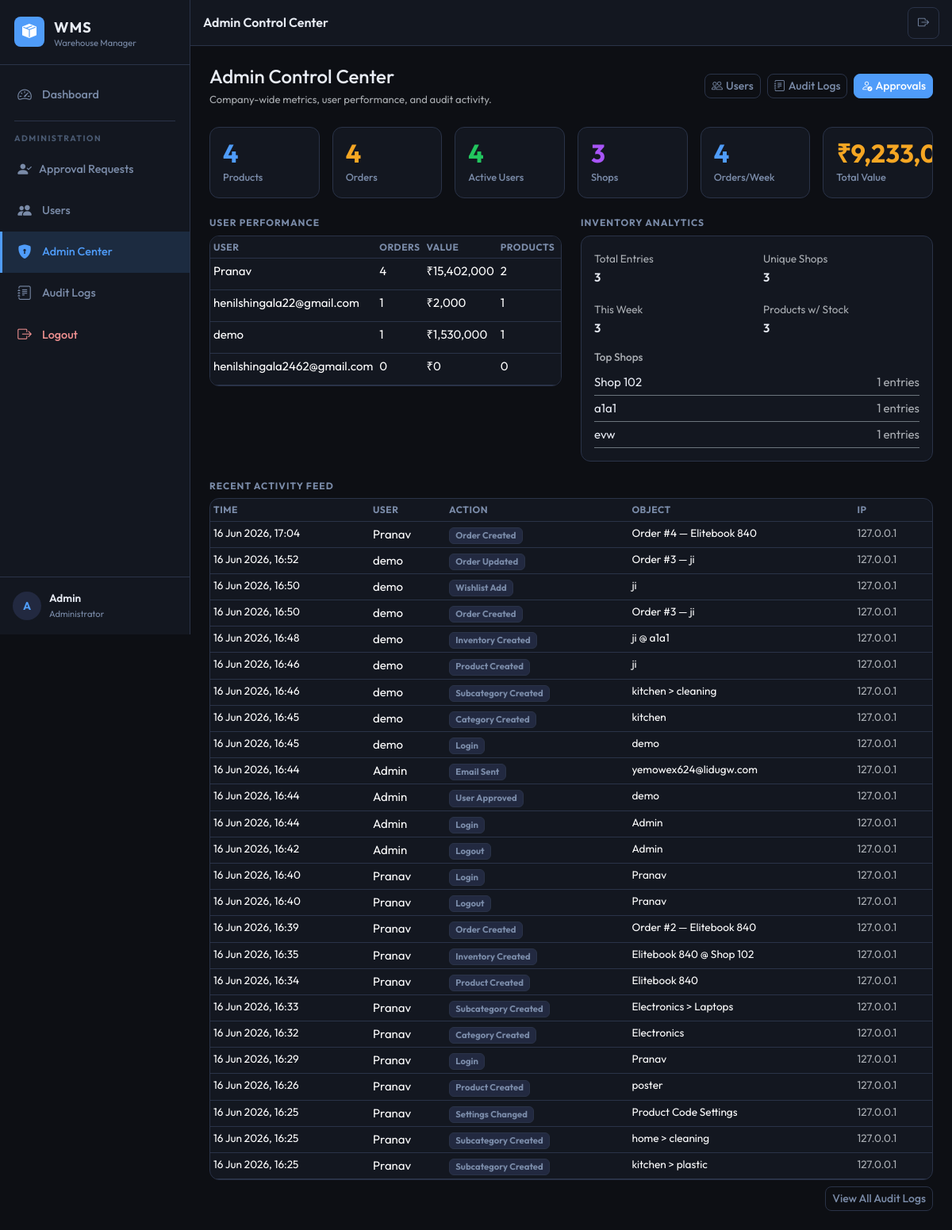
/admin-control/ (signed in), run on the app's committed database.
### aps/models.py (models this page shows, shortened)
class AuditLog(models.Model):
    ACTION_LOGIN = 'login'
    ACTION_LOGOUT = 'logout'
    ACTION_USER_APPROVED = 'user_approved'
    ACTION_USER_REJECTED = 'user_rejected'
    ACTION_USER_DEACTIVATED = 'user_deactivated'
    ACTION_USER_ACTIVATED = 'user_activated'
    ACTION_PRODUCT_CREATED = 'product_created'
    ACTION_PRODUCT_UPDATED = 'product_updated'
    ACTION_PRODUCT_DELETED = 'product_deleted'
    ACTION_PRODUCT_RESTORED = 'product_restored'
    ACTION_PRODUCT_PERMANENT_DELETE = 'product_permanent_delete'
    ACTION_INVENTORY_CREATED = 'inventory_created'
    ACTION_INVENTORY_UPDATED = 'inventory_updated'
    ACTION_INVENTORY_DELETED = 'inventory_deleted'
    ACTION_LOCATION_CHANGED = 'location_changed'
    ACTION_ORDER_CREATED = 'order_created'
    ACTION_ORDER_UPDATED = 'order_updated'
    ACTION_ORDER_DELETED = 'order_deleted'
    ACTION_EXPORT = 'export'
    ACTION_SETTINGS_CHANGED = 'settings_changed'
    ACTION_CATEGORY_CREATED = 'category_created'
    ACTION_SUBCATEGORY_CREATED = 'subcategory_created'
    ACTION_WISHLIST_ADD = 'wishlist_add'
    ACTION_WISHLIST_REMOVE = 'wishlist_remove'
    ACTION_PERMISSION_CHANGED = 'permission_changed'
    ACTION_EMAIL_SENT = 'email_sent'
    ACTION_EMAIL_FAILED = 'email_failed'
    ACTION_CHOICES = [
        (ACTION_LOGIN, 'Login'),
        (ACTION_LOGOUT, 'Logout'),
        (ACTION_USER_APPROVED, 'User Approved'),
        (ACTION_USER_REJECTED, 'User Rejected'),
        (ACTION_USER_DEACTIVATED, 'User Deactivated'),
        (ACTION_USER_ACTIVATED, 'User Activated'),
        (ACTION_PRODUCT_CREATED, 'Product Created'),
        (ACTION_PRODUCT_UPDATED, 'Product Updated'),
        (ACTION_PRODUCT_DELETED, 'Product Deleted'),
        (ACTION_PRODUCT_RESTORED, 'Product Restored'),
        (ACTION_PRODUCT_PERMANENT_DELETE, 'Product Permanently Deleted'),
        (ACTION_INVENTORY_CREATED, 'Inventory Created'),
        (ACTION_INVENTORY_UPDATED, 'Inventory Updated'),
        (ACTION_INVENTORY_DELETED, 'Inventory Deleted'),
        (ACTION_LOCATION_CHANGED, 'Location Changed'),
        (ACTION_ORDER_CREATED, 'Order Created'),
        (ACTION_ORDER_UPDATED, 'Order Updated'),
        (ACTION_ORDER_DELETED, 'Order Deleted'),
        (ACTION_EXPORT, 'Data Export'),
        (ACTION_SETTINGS_CHANGED, 'Settings Changed'),
        (ACTION_CATEGORY_CREATED, 'Category Created'),
        (ACTION_SUBCATEGORY_CREATED, 'Subcategory Created'),
        (ACTION_WISHLIST_ADD, 'Wishlist Add'),
        (ACTION_WISHLIST_REMOVE, 'Wishlist Remove'),
        (ACTION_PERMISSION_CHANGED, 'Permission Changed'),
        (ACTION_EMAIL_SENT, 'Email Sent'),
        (ACTION_EMAIL_FAILED, 'Email Failed'),
    ]
    user = models.ForeignKey(
        User,
        on_delete=models.SET_NULL,
        null=True, blank=True,
        related_name='audit_logs',
        help_text='User who performed the action.',
    )
    action = models.CharField(max_length=40, choices=ACTION_CHOICES, db_index=True)
    object_type = models.CharField(max_length=50, blank=True, db_index=True)
    object_id = models.PositiveIntegerField(null=True, blank=True, db_index=True)
    object_repr = models.CharField(max_length=255, blank=True)
    details = models.TextField(blank=True, help_text='JSON or text details of the change.')
    ip_address = models.GenericIPAddressField(null=True, blank=True)
    user_agent = models.CharField(max_length=500, blank=True)
    created_at = models.DateTimeField(auto_now_add=True, db_index=True)
    class Meta:
        ordering = ['-created_at']
        verbose_name = 'Audit Log'
        verbose_name_plural = 'Audit Logs'
        indexes = [
            models.Index(fields=['action', '-created_at'], name='idx_audit_action_date'),
            models.Index(fields=['user', '-created_at'], name='idx_audit_user_date'),
            models.Index(fields=['object_type', 'object_id'], name='idx_audit_object'),
        ]

### aps/views/admin_control.py (the view)
# urls.py: path('admin-control/', views.admin_control_center, name='admin_control'),
@admin_required
def admin_control_center(request):
    stats = DashboardService.company_stats(request.user)
    user_performance = AnalyticsService.user_performance()
    order_analytics = AnalyticsService.order_analytics()
    inventory_analytics = AnalyticsService.inventory_analytics()
    activity_feed = AnalyticsService.activity_feed(limit=25)
    return render(request, 'aps/admin_control_center.html', {
        'page_title': 'Admin Control Center',
        'active_menu': 'admin_control',
        **stats,
        'user_performance': user_performance,
        'order_analytics': order_analytics,
        'inventory_analytics': inventory_analytics,
        'activity_feed': activity_feed,
    })

### aps/permissions.py (called while the page is built)
def is_administrator(user):
    return user.is_authenticated and user.is_active and (
        user.is_staff or user.is_superuser
    )

def can_export(user):
    if is_administrator(user):
        return True
    profile = get_user_profile(user)
    return profile and profile.can_export

def can_manage_settings(user):
    if is_administrator(user):
        return True
    profile = get_user_profile(user)
    return profile and profile.can_manage_settings

def can_delete_products(user):
    if is_administrator(user):
        return True
    profile = get_user_profile(user)
    return profile and profile.can_delete_products

def admin_required(view_func):
    check = user_passes_test(
        lambda u: is_administrator(u),
        login_url='/login/',
    )
    return login_required(check(view_func))

### aps/services/analytics.py (called while the page is built)
    @staticmethod
    def user_performance(limit=20):
        users = User.objects.filter(is_active=True, is_superuser=False).annotate(
            order_count=Count('orders'),
            total_value=Sum('orders__total_amount'),
            product_count=Count('products_created', distinct=True),
            inventory_count=Count('inventory_created', distinct=True),
        ).order_by('-order_count')[:limit]
        return [
            {
                'user': u,
                'order_count': u.order_count or 0,
                'total_value': u.total_value or 0,
                'product_count': u.product_count or 0,
                'inventory_count': u.inventory_count or 0,
            }
            for u in users
        ]

    @staticmethod
    def order_analytics(days=30):
        since = timezone.now() - timedelta(days=days)
        daily = (
            Order.objects.filter(created_at__gte=since)
            .annotate(day=TruncDate('created_at'))
            .values('day')
            .annotate(count=Count('id'), value=Sum('total_amount'))
            .order_by('day')
        )
        totals = Order.objects.filter(created_at__gte=since).aggregate(
            count=Count('id'),
            value=Sum('total_amount'),
            avg_value=Sum('total_amount'),
        )
        return {
            'daily': list(daily),
            'total_orders': totals['count'] or 0,
            'total_value': totals['value'] or 0,
        }

    @staticmethod
    def activity_feed(limit=50):
        return AuditLog.objects.select_related('user').order_by('-created_at')[:limit]

### aps/templates/aps/admin_control_center.html
{% extends 'aps/base.html' %}
{% load aps_tags %}
{% block content %}
<div class="d-flex align-items-center justify-content-between mb-4 flex-wrap gap-2">
  <div>
    <h4 class="fw-700 mb-1">Admin Control Center</h4>
    <p class="text-muted small mb-0">Company-wide metrics, user performance, and audit activity.</p>
  </div>
  <div class="d-flex gap-2 flex-wrap">
    <a href="{% url 'admin_users' %}" class="btn btn-outline-secondary btn-sm"><i class="bi bi-people me-1"></i>Users</a>
    <a href="{% url 'admin_audit_logs' %}" class="btn btn-outline-secondary btn-sm"><i class="bi bi-journal-text me-1"></i>Audit Logs</a>
    <a href="{% url 'approval_requests' %}" class="btn btn-primary btn-sm"><i class="bi bi-person-check me-1"></i>Approvals{% if pending_users %} ({{ pending_users }}){% endif %}</a>
  </div>
</div>
<div class="row g-3 mb-4">
  <div class="col-6 col-md-4 col-lg-2">
    <div class="stat-card stat-blue"><div class="stat-value">{{ total_products }}</div><div class="stat-label">Products</div></div>
  </div>
  <div class="col-6 col-md-4 col-lg-2">
    <div class="stat-card stat-amber"><div class="stat-value">{{ total_orders }}</div><div class="stat-label">Orders</div></div>
  </div>
  <div class="col-6 col-md-4 col-lg-2">
    <div class="stat-card stat-green"><div class="stat-value">{{ active_users }}</div><div class="stat-label">Active Users</div></div>
  </div>
  <div class="col-6 col-md-4 col-lg-2">
    <div class="stat-card stat-purple"><div class="stat-value">{{ total_inventory }}</div><div class="stat-label">Shops</div></div>
  </div>
  <div class="col-6 col-md-4 col-lg-2">
    <div class="stat-card stat-blue"><div class="stat-value">{{ orders_this_week }}</div><div class="stat-label">Orders/Week</div></div>
  </div>
  <div class="col-6 col-md-4 col-lg-2">
    <div class="stat-card stat-amber"><div class="stat-value">{{ total_order_value|currency }}</div><div class="stat-label">Total Value</div></div>
  </div>
</div>
<div class="row g-4">
  <div class="col-12 col-xl-6">
    <h6 class="section-label">User Performance</h6>
    <div class="data-table-wrap">
      <table class="table table-dark table-hover table-sm mb-0">
        <thead>
          <tr>
            <th>User</th>
            <th>Orders</th>
            <th>Value</th>
            <th>Products</th>
            <th></th>
          </tr>
        </thead>
        <tbody>
          {% for perf in user_performance %}
          <tr>
            <td>{{ perf.user.username }}</td>
            <td>{{ perf.order_count }}</td>
            <td>{{ perf.total_value|currency }}</td>
            <td>{{ perf.product_count }}</td>
            <td><a href="{% url 'admin_user_detail' perf.user.pk %}" class="btn btn-xs btn-outline-secondary btn-sm">View</a></td>
          </tr>
          {% empty %}
          <tr><td colspan="5" class="text-muted">No user activity yet.</td></tr>
          {% endfor %}
        </tbody>
      </table>
    </div>
  </div>
  <div class="col-12 col-xl-6">
    <h6 class="section-label">Inventory Analytics</h6>
    <div class="content-card p-3">
      <div class="row g-3 mb-3">
        <div class="col-6"><span class="text-muted text-sm">Total Entries</span><div class="fw-600">{{ inventory_analytics.total_entries }}</div></div>
        <div class="col-6"><span class="text-muted text-sm">Unique Shops</span><div class="fw-600">{{ inventory_analytics.unique_locations }}</div></div>
        <div class="col-6"><span class="text-muted text-sm">This Week</span><div class="fw-600">{{ inventory_analytics.entries_this_week }}</div></div>
        <div class="col-6"><span class="text-muted text-sm">Products w/ Stock</span><div class="fw-600">{{ inventory_analytics.products_with_inventory }}</div></div>
      </div>
      {% if inventory_analytics.by_location %}
      <h6 class="text-sm text-muted mb-2">Top Shops</h6>
      <ul class="list-unstyled mb-0">
        {% for loc in inventory_analytics.by_location|slice:":8" %}
        <li class="d-flex justify-content-between py-1 border-bottom border-secondary">
          <span>{{ loc.location_number|default:"—" }}</span>
          <span class="text-muted">{{ loc.count }} entries</span>
        </li>
        {% endfor %}
      </ul>
      {% endif %}
    </div>
  </div>
  <div class="col-12">
    <h6 class="section-label">Recent Activity Feed</h6>
    <div class="data-table-wrap">
      <table class="table table-dark table-hover table-sm mb-0">
        <thead>
          <tr>
            <th>Time</th>
            <th>User</th>
            <th>Action</th>
            <th>Object</th>
            <th>IP</th>
          </tr>
        </thead>
        <tbody>
          {% for log in activity_feed %}
          <tr>
            <td class="text-nowrap text-sm">{{ log.created_at|date:"d M Y, H:i" }}</td>
            <td>{{ log.user.username|default:"—" }}</td>
            <td><span class="badge bg-secondary">{{ log.get_action_display }}</span></td>
            <td class="text-sm">{{ log.object_repr|truncatechars:40 }}</td>
            <td class="text-muted text-sm">{{ log.ip_address|default:"—" }}</td>
          </tr>
          {% empty %}
          <tr><td colspan="5" class="text-muted">No activity recorded yet.</td></tr>
          {% endfor %}
        </tbody>
      </table>
    </div>
    <div class="mt-2 text-end">
      <a href="{% url 'admin_audit_logs' %}" class="btn btn-sm btn-outline-secondary">View All Audit Logs</a>
    </div>
  </div>
</div>
{% endblock %}

### aps/templates/aps/base.html (shortened to what this page needs)
{% load static %}
{% load aps_tags %}
<!DOCTYPE html>
<html lang="en" data-bs-theme="dark">
<head>
  <link rel="stylesheet" href="https://cdn.jsdelivr.net/npm/bootstrap@5.3.3/dist/css/bootstrap.min.css">
  <link rel="stylesheet" href="https://cdn.jsdelivr.net/npm/bootstrap-icons@1.11.3/font/bootstrap-icons.css">
  <link rel="stylesheet" href="{% static 'css/main.css' %}">
</head>
<body>
{% if user.is_authenticated %}
  <div class="app-wrapper">
    <aside class="sidebar d-none d-lg-flex flex-column">
      <div class="sidebar-brand">
        <div class="brand-icon"><i class="bi bi-box-seam-fill"></i></div>
        <div>
          <span class="brand-name">WMS</span>
          <div class="brand-sub">Warehouse Manager</div>
        </div>
      </div>
      {% include 'aps/sidebar_nav.html' %}
      <div class="sidebar-footer">
        <div class="user-chip">
          <div class="user-avatar">{{ user.username|first|upper }}</div>
          <div class="user-info">
            <span class="user-name">{{ user.username }}</span>
            <span class="user-role">{% if user.is_superuser %}Administrator{% elif user.is_staff %}Administrator{% else %}Staff Member{% endif %}</span>
          </div>
        </div>
      </div>
    </aside>
    <div class="main-area">
      <nav class="topnav">
        <div class="topnav-title">{{ page_title|default:"Dashboard" }}</div>
        <div class="topnav-actions">
          <a href="{% url 'logout' %}" class="btn btn-icon btn-outline-secondary btn-sm" title="Logout">
            <i class="bi bi-box-arrow-right"></i>
          </a>
        </div>
      </nav>
      <main class="page-content">
        {% block content %}{% endblock %}
      </main>
    </div>
  </div>
{% else %}
  {% block auth_content %}{% endblock %}
{% endif %}
</body>
</html>

### data on the page
AuditLog: created_at "16 Jun 2026, 17:04", user.username "Pranav", action "Order Created", object_repr "Order #4 — Elitebook 840", ip_address "127.0.0.1"
AuditLog: created_at "16 Jun 2026, 16:52", user.username "demo", action "Order Updated", object_repr "Order #3 — ji", ip_address "127.0.0.1"
AuditLog: created_at "16 Jun 2026, 16:50", user.username "demo", action "Wishlist Add", object_repr "ji", ip_address "127.0.0.1"
AuditLog: created_at "16 Jun 2026, 16:50", user.username "demo", action "Order Created", object_repr "Order #3 — ji", ip_address "127.0.0.1"
AuditLog: created_at "16 Jun 2026, 16:48", user.username "demo", action "Inventory Created", object_repr "ji @ a1a1", ip_address "127.0.0.1"
AuditLog: created_at "16 Jun 2026, 16:46", user.username "demo", action "Product Created", object_repr "ji", ip_address "127.0.0.1"
AuditLog: created_at "16 Jun 2026, 16:46", user.username "demo", action "Subcategory Created", object_repr "kitchen > cleaning", ip_address "127.0.0.1"
AuditLog: created_at "16 Jun 2026, 16:45", user.username "demo", action "Category Created", object_repr "kitchen", ip_address "127.0.0.1"
AuditLog: created_at "16 Jun 2026, 16:45", user.username "demo", action "Login", object_repr "demo", ip_address "127.0.0.1"
AuditLog: created_at "16 Jun 2026, 16:44", user.username "Admin", action "Email Sent", object_repr "yemowex624@lidugw.com", ip_address "127.0.0.1"
AuditLog: created_at "16 Jun 2026, 16:44", user.username "Admin", action "User Approved", object_repr "demo", ip_address "127.0.0.1"
AuditLog: created_at "16 Jun 2026, 16:44", user.username "Admin", action "Login", object_repr "Admin", ip_address "127.0.0.1"
AuditLog: created_at "16 Jun 2026, 16:42", user.username "Admin", action "Logout", object_repr "Admin", ip_address "127.0.0.1"
AuditLog: created_at "16 Jun 2026, 16:40", user.username "Pranav", action "Login", object_repr "Pranav", ip_address "127.0.0.1"
AuditLog: created_at "16 Jun 2026, 16:40", user.username "Pranav", action "Logout", object_repr "Pranav", ip_address "127.0.0.1"
AuditLog: created_at "16 Jun 2026, 16:39", user.username "Pranav", action "Order Created", object_repr "Order #2 — Elitebook 840", ip_address "127.0.0.1"
AuditLog: created_at "16 Jun 2026, 16:35", user.username "Pranav", action "Inventory Created", object_repr "Elitebook 840 @ Shop 102", ip_address "127.0.0.1"
AuditLog: created_at "16 Jun 2026, 16:34", user.username "Pranav", action "Product Created", object_repr "Elitebook 840", ip_address "127.0.0.1"
AuditLog: created_at "16 Jun 2026, 16:33", user.username "Pranav", action "Subcategory Created", object_repr "Electronics > Laptops", ip_address "127.0.0.1"
AuditLog: created_at "16 Jun 2026, 16:32", user.username "Pranav", action "Category Created", object_repr "Electronics", ip_address "127.0.0.1"
AuditLog: created_at "16 Jun 2026, 16:29", user.username "Pranav", action "Login", object_repr "Pranav", ip_address "127.0.0.1"
AuditLog: created_at "16 Jun 2026, 16:26", user.username "Pranav", action "Product Created", object_repr "poster", ip_address "127.0.0.1"
AuditLog: created_at "16 Jun 2026, 16:25", user.username "Pranav", action "Settings Changed", object_repr "Product Code Settings", ip_address "127.0.0.1"
AuditLog: created_at "16 Jun 2026, 16:25", user.username "Pranav", action "Subcategory Created", object_repr "home > cleaning", ip_address "127.0.0.1"
AuditLog: created_at "16 Jun 2026, 16:25", user.username "Pranav", action "Subcategory Created", object_repr "kitchen > plastic", ip_address "127.0.0.1"

### other printed values
{{ user.username|first|upper }} "A"
{{ user.username }} "Admin"
{{ page_title|default:"Dashboard" }} "Admin Control Center"
{{ total_products }} "4"
{{ total_orders }} "4"
{{ active_users }} "4"
{{ total_inventory }} "3"
{{ orders_this_week }} "4"
{{ perf.user.username }} "Pranav"
{{ perf.order_count }} "4"
{{ perf.total_value|currency }} "₹15,402,000"
{{ perf.product_count }} "2"
{{ perf.user.username }} "henilshingala22@gmail.com"
{{ perf.order_count }} "1"
{{ perf.total_value|currency }} "₹2,000"
